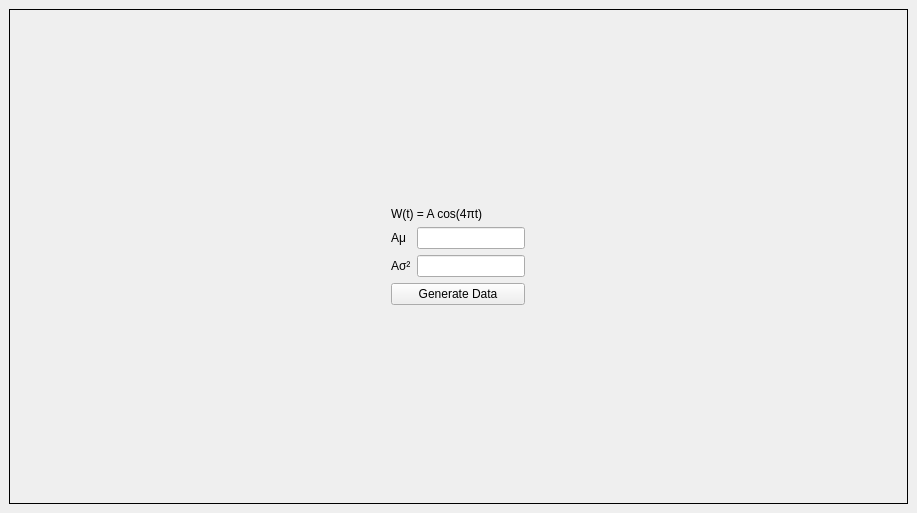
                <widget class="QWidget" name="scrollAreaWidgetContents_7">
                 <property name="geometry">
                  <rect>
                   <x>0</x>
                   <y>0</y>
                   <width>917</width>
                   <height>513</height>
                  </rect>
                 </property>
                 <layout class="QHBoxLayout" name="horizontalLayout_16">
                  <property name="leftMargin">
                   <number>0</number>
                  </property>
                  <property name="topMargin">
                   <number>0</number>
                  </property>
                  <property name="rightMargin">
                   <number>0</number>
                  </property>
                  <property name="bottomMargin">
                   <number>0</number>
                  </property>
                  <item>
                   <widget class="QWidget" name="widget_18" native="true">
                    <property name="minimumSize">
                     <size>
                      <width>0</width>
                      <height>0</height>
                     </size>
                    </property>
                    <property name="styleSheet">
                     <string notr="true"/>
                    </property>
                    <layout class="QVBoxLayout" name="verticalLayout_29">
                     <item>
                      <widget class="QFrame" name="RV_DataSection_6">
                       <property name="frameShape">
                        <enum>QFrame::Box</enum>
                       </property>
                       <layout class="QVBoxLayout" name="verticalLayout_30">
                        <item>
                         <widget class="QWidget" name="widget_19" native="true">
                          <property name="sizePolicy">
                           <sizepolicy hsizetype="Preferred" vsizetype="Maximum">
                            <horstretch>0</horstretch>
                            <verstretch>0</verstretch>
                           </sizepolicy>
                          </property>
                          <layout class="QHBoxLayout" name="horizontalLayout_17">
                           <item>
                            <widget class="QWidget" name="widget_20" native="true">
                             <property name="sizePolicy">
                              <sizepolicy hsizetype="Maximum" vsizetype="Maximum">
                               <horstretch>0</horstretch>
                               <verstretch>0</verstretch>
                              </sizepolicy>
                             </property>
                             <layout class="QGridLayout" name="gridLayout_39">
                              <item row="0" column="1" colspan="2">
                               <widget class="QLabel" name="label_66">
                                <property name="text">
                                 <string>W(t) = A cos(4πt)</string>
                                </property>
                               </widget>
                              </item>
                              <item row="1" column="2">
                               <widget class="QLineEdit" name="W_t_A_mean"/>
                              </item>
                              <item row="2" column="1">
                               <widget class="QLabel" name="label_65">
                                <property name="text">
                                 <string>Aσ²</string>
                                </property>
                               </widget>
                              </item>
                              <item row="3" column="1" colspan="2">
                               <widget class="QPushButton" name="W_t_generate">
                                <property name="text">
                                 <string>Generate Data</string>
                                </property>
                               </widget>
                              </item>
                              <item row="2" column="2">
                               <widget class="QLineEdit" name="W_t_A_var"/>
                              </item>
                              <item row="1" column="1">
                               <widget class="QLabel" name="label_59">
                                <property name="text">
                                 <string>Aμ</string>
                                </property>
                               </widget>
                              </item>
                             </layout>
                            </widget>
                           </item>
                          </layout>
                         </widget>
                        </item>
                       </layout>
                      </widget>
                     </item>
                    </layout>
                   </widget>
                  </item>
                 </layout>
                </widget>
